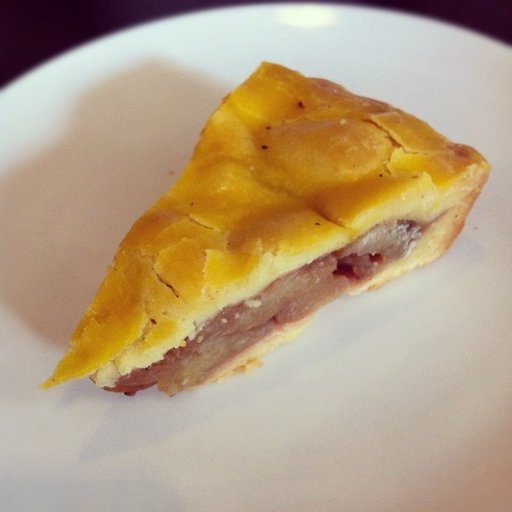
#> input picture OpenCV/pie.jpg, 512 x 512 px
$ python SplitBackground.py
#> lines starting #> are read from the running program, lines starting #| are printed output that depends on the picture
import numpy as np
import cv2
from matplotlib import pyplot as plt


# -----------------------------------------------------------------------------------
# Example: Remove background

img = cv2.imread('pie.jpg')
#> img is the input picture: shape (512, 512, 3); mean B, G, R 129.2, 159.4, 182.1
mask = np.zeros(img.shape[:2], np.uint8)
bgdModel = np.zeros((1, 65), np.float64)
fgdModel = np.zeros((1, 65), np.float64)
rect = (50, 50, 450, 290)
cv2.grabCut(img, mask, rect, bgdModel, fgdModel, 5, cv2.GC_INIT_WITH_RECT)
mask2 = np.where((mask == 2) | (mask == 0), 0, 1).astype('uint8')
img = img * mask2[:, :, np.newaxis]
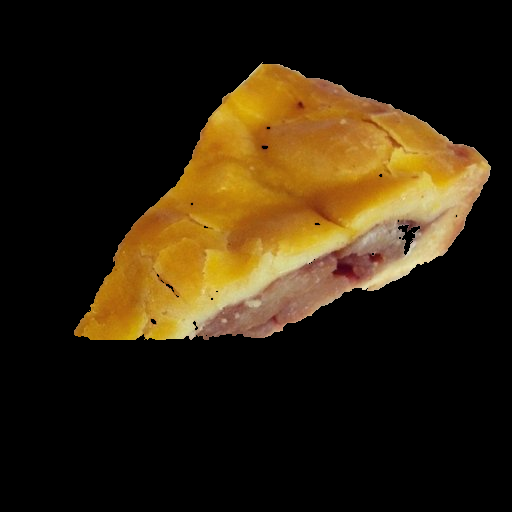
#> img: shape (512, 512, 3); mean B, G, R 13, 34.4, 47.9
plt.imshow(img), plt.colorbar(), plt.show()
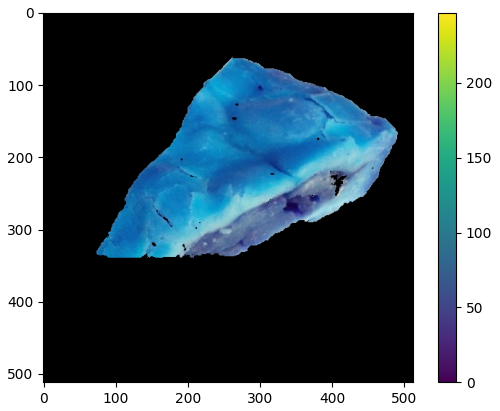
#> figure drawn by matplotlib, 2 panels; B, G, R data is drawn as R, G, B
